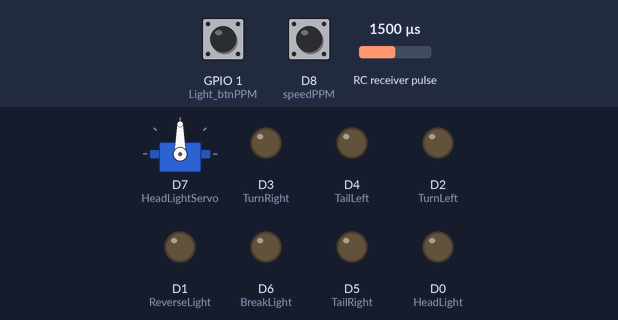
A sketch run on a simulated ESP8266 (NodeMCU). On the bench: servo, output pins drawn as LEDs (lit = HIGH). Wiring (inferred from the names in the program): RC receiver channel: data GPIO 3. The test bench sets the inputs (shaded band); at power-on: RC receiver pulse 1500 µs, GPIO 1 (Light_btnPPM) HIGH, D8 (speedPPM) HIGH.

Above: at 1.2 s.
1.3 s: RC receiver pulse (sensor on GPIO 3) set to 1414 µs
2.8 s: RC receiver pulse (sensor on GPIO 3) set to 1383 µs
At 3.8 s:
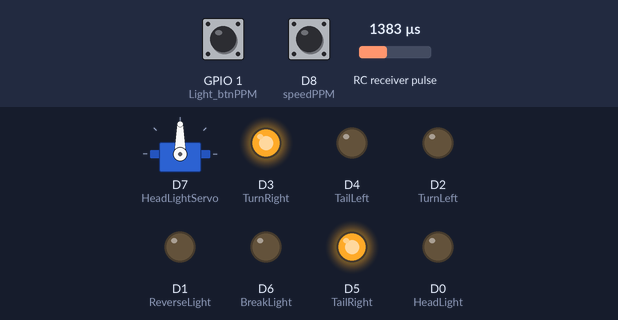
4.3 s: RC receiver pulse (sensor on GPIO 3) set to 1750 µs
At 4.9 s:
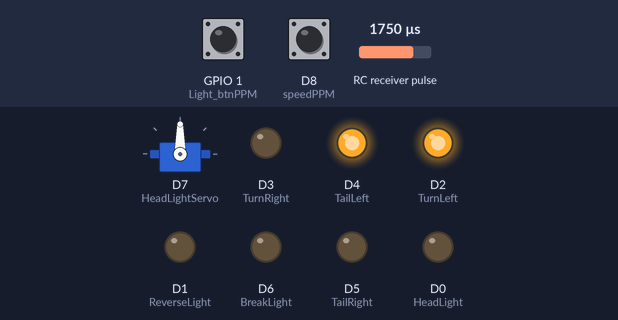
5.8 s: RC receiver pulse (sensor on GPIO 3) set to 1613 µs
7.3 s: RC receiver pulse (sensor on GPIO 3) set to 1588 µs
At 8.4 s:
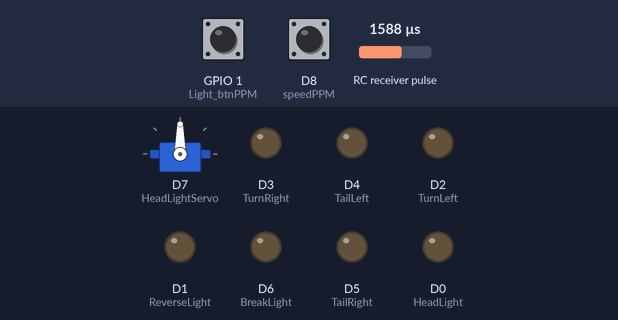
8.8 s: RC receiver pulse (sensor on GPIO 3) set to 1020 µs
At 9.5 s:
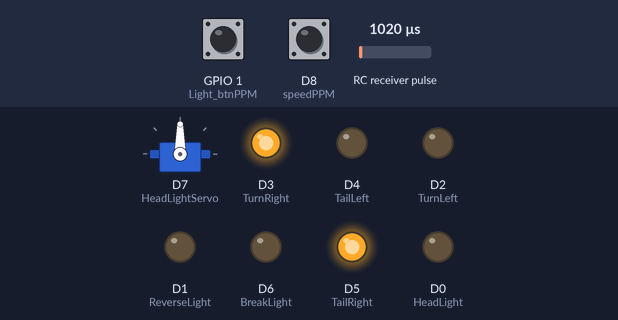
Timing chart, 0 to 11.3 s (numbered marks = the images above; inputs shaded):
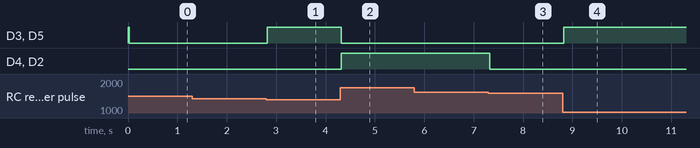

The sketch:

Light-Control.ino
```cpp
#include <stdio.h>
#include <string.h>
#include <stdlib.h>
#include <stdbool.h>
#include <Servo.h>

typedef enum
{
  SERVO_LEFT = 1,
  SERVO_CENTRAL = 2,
  SERVO_RIGHT = 3
} servo_pos_t;

#define SERVO_LOW  1400
#define SERVO_HIGH 1600
#define SERVO_MIN  1000
#define SERVO_MAX  2200

#define LED_ON HIGH
#define LED_OFF LOW

#define TURN_PERIODE 25000

// PPM read from receiver
#define speedPPM D8       //PPM input D8, Forward/Backward channel
#define steerPPM D9       //PPM input D9, Steering channel
#define Light_btnPPM D10  //PPM input D10, HeadLight channel

// Numbers of pins on Arduino Micro for LEDs control
#define HeadLight D0      // pin D0 - 5mm white HeadLight LEDs
#define ReverseLight D1   // pin D1 - Reverse - 3mm white LEDs on tail panel
#define TurnLeft D2       // pin D2 - Left turn signals
#define TurnRight D3      // pin D3 - Right turn signals
#define TailLeft D4       // pin D4 - Tail lamp Left
#define TailRight D5      // pin D5 - Tail lamp Right
#define BreakLight D6     // pin D6 - Break lamp

#define HeadLightServo D7 // pin D6 - Head Light Cover Servo
#define HEAD_LIGHT_OPEN 0
#define HEAD_LIGHT_CLOSED 90

volatile servo_pos_t speed_servo;
volatile servo_pos_t steer_servo;
volatile servo_pos_t Light_btn_servo;

// Head Light Cover Servo
Servo HeadLight_servo;

// Variables for reading signals from receiver
volatile unsigned long lt1, ct1, ms_speed, tmp1;
volatile unsigned long lt2, ct2, ms_steer,tmp2;
volatile unsigned long lt3, ct3, ms_Light_btn, tmp3;

// Variables for Head light, turn signals, reverse
volatile bool light_on;
volatile bool reverse_on;
volatile bool turn_left;
volatile bool turn_right;

// variable for blinking timing
volatile unsigned long turn_left_time;
volatile unsigned long turn_right_time;

servo_pos_t eval_servo( unsigned long servo_value )
{
  servo_pos_t ret_value;

  ret_value = SERVO_CENTRAL;

  if( servo_value < SERVO_LOW )
  {
    ret_value = SERVO_LEFT;
  }
  if( servo_value > SERVO_HIGH )
  {
    ret_value = SERVO_RIGHT;
  }

  return( ret_value );
}

void setup(){

  //Set pin modes for servo connection
  pinMode(steerPPM, INPUT_PULLUP);
  pinMode(speedPPM, INPUT_PULLUP);
  pinMode(Light_btnPPM, INPUT_PULLUP);

  //Set pin modes for LEDs
  pinMode (HeadLight, OUTPUT);
  pinMode (ReverseLight, OUTPUT);
  pinMode (TurnLeft, OUTPUT);
  pinMode (TurnRight, OUTPUT);
  pinMode (TailLeft, OUTPUT);
  pinMode (TailRight, OUTPUT);
  pinMode (BreakLight, OUTPUT);

  //Set pins state on the beginning
  digitalWrite (HeadLight, LOW);
  digitalWrite (ReverseLight, LOW);
  digitalWrite (TurnLeft, LOW);
  digitalWrite (TurnRight, LOW);
  digitalWrite (TailLeft, LOW);
  digitalWrite (TailRight, LOW);
  digitalWrite (BreakLight, LOW);

  digitalWrite (steerPPM, HIGH);
  digitalWrite (speedPPM, HIGH);
  digitalWrite (Light_btnPPM, HIGH);

  //attach PPM interrupt service routines
  attachInterrupt( digitalPinToInterrupt(steerPPM), steerPPM_int, CHANGE);
  attachInterrupt( digitalPinToInterrupt(speedPPM), speedPPM_int, CHANGE);
  attachInterrupt( digitalPinToInterrupt(Light_btnPPM), Light_btnPPM_int, CHANGE);

  // attach HeadLight servo
  HeadLight_servo.attach(HeadLightServo);

  speed_servo = SERVO_CENTRAL;
  steer_servo = SERVO_CENTRAL;
  Light_btn_servo = SERVO_CENTRAL;
}

// Main cycle
void loop()
{
  //convert servo puls values to servo status
  speed_servo = eval_servo( ms_speed );
  steer_servo = eval_servo( ms_steer );
  Light_btn_servo = eval_servo( ms_Light_btn );

  //evaluate the servo status
  if( Light_btn_servo == SERVO_RIGHT )
  {
    light_on = true;
  }
  else
  {
    light_on = false;
  }

  if( speed_servo == SERVO_RIGHT )
  {
    reverse_on = true;
  }
  else
  {
    reverse_on = false;
  }

  if( steer_servo == SERVO_RIGHT )
  {
    turn_left = true;
  }
  else
  {
    turn_left = false;
  }

  if( steer_servo == SERVO_LEFT )
  {
    turn_right = true;
  }
  else
  {
    turn_right = false;
  }

  //switch on head light
  if( light_on == true )
  {
    digitalWrite( HeadLight, HIGH );
    HeadLight_servo.write( HEAD_LIGHT_OPEN );
    if( turn_left == false )
    {
      digitalWrite( TailLeft, HIGH );
    }
    if( turn_right == false )
    {
      digitalWrite( TailRight, HIGH );
    }
  }
  else
  {
    digitalWrite( HeadLight, LOW );
    HeadLight_servo.write( HEAD_LIGHT_CLOSED );
    if( turn_left == false )
    {
      digitalWrite( TailLeft, LOW );
    }
    if( turn_right == false )
    {
      digitalWrite( TailRight, LOW );
    }
  }

  //switch on reverse light
  if( reverse_on == true )
  {
    digitalWrite( ReverseLight, HIGH );
  }
  else
  {
    digitalWrite( ReverseLight, LOW );
  }

  //Handle blinking left timing
  if( turn_left == true )
  {
    turn_left_time++;
    if( turn_left_time > TURN_PERIODE)
    {
      turn_left_time = 0;
    }
  }
  else
  {
    turn_left_time = 0;
  }

  //Handle blinking right timing
  if( turn_right == true )
  {
    turn_right_time++;
    if( turn_right_time > TURN_PERIODE)
    {
      turn_right_time = 0;
    }
  }
  else
  {
    turn_right_time = 0;
  }

  //switch on Turn Left
  if( turn_left == true )
  {
    if( turn_left_time < TURN_PERIODE/2 )
    {
      digitalWrite( TurnLeft, HIGH );
      digitalWrite( TailLeft, HIGH );
    }
    else
    {
      digitalWrite( TurnLeft, LOW );
      digitalWrite( TailLeft, LOW );
    }
  }
  else
  {
    digitalWrite( TurnLeft, LOW );
    if( light_on == true )
    {
      digitalWrite( TailLeft, HIGH );
    }
    else
    {
      digitalWrite( TailLeft, LOW );
    }
  }

  //switch on Turn Right
  if( turn_right == true )
  {
        if( turn_right_time < TURN_PERIODE/2 )
    {
      digitalWrite( TurnRight, HIGH );
      digitalWrite( TailRight, HIGH );
    }
    else
    {
      digitalWrite( TurnRight, LOW );
      digitalWrite( TailRight, LOW );
    }
  }
  else
  {
    digitalWrite( TurnRight, LOW );
    if( light_on == true )
    {
      digitalWrite( TailRight, HIGH );
    }
    else
    {
      digitalWrite( TailRight, LOW );
    }
  }
}

// Reading signals from 3 channels
void speedPPM_int()
{    // PPM read interrupt
  ct1 = micros(); // read current time
  ms_speed=ct1-lt1; // ms = current time - last time
  lt1=ct1; // last time
  if( (ms_speed>SERVO_MAX) || (ms_speed<SERVO_MIN) )
  {
    ms_speed=tmp1;
  }
  tmp1=ms_speed;
}
void steerPPM_int()
{
  ct2 = micros();
  ms_steer=ct2-lt2;
  lt2=ct2;
  if( (ms_steer>SERVO_MAX) || (ms_steer<SERVO_MIN) )
  {
    ms_steer=tmp2;
  }
  tmp2=ms_steer;
}
void Light_btnPPM_int()
{
  ct3 = micros();
  ms_Light_btn=ct3-lt3;
  lt3=ct3; // last time
  if( (ms_Light_btn>SERVO_MAX) || (ms_Light_btn<SERVO_MIN) )
  {
    ms_Light_btn=tmp3;
  }
  tmp3=ms_Light_btn;
}
```

Measured:
- the behaviour switches between 1400 and 1399 µs on RC receiver pulse (sensor on GPIO 3) (found by bisection; images 0 and 1)
- the behaviour switches between 1601 and 1600 µs on RC receiver pulse (sensor on GPIO 3) (found by bisection; images 2 and 3)
- after the input at 1.3 s, every drawn part: stays the same
- after the input at 2.8 s, D3 (TurnRight), D5 (TailRight): LOW → HIGH at once
- after the input at 4.3 s, D3 (TurnRight), D5 (TailRight): HIGH → LOW at once; D4 (TailLeft), D2 (TurnLeft): LOW → HIGH at once
- after the input at 5.8 s, every drawn part: stays the same
- after the input at 7.3 s, D4 (TailLeft), D2 (TurnLeft): HIGH → LOW at once
- after the input at 8.8 s, D3 (TurnRight), D5 (TailRight): LOW → HIGH at once
